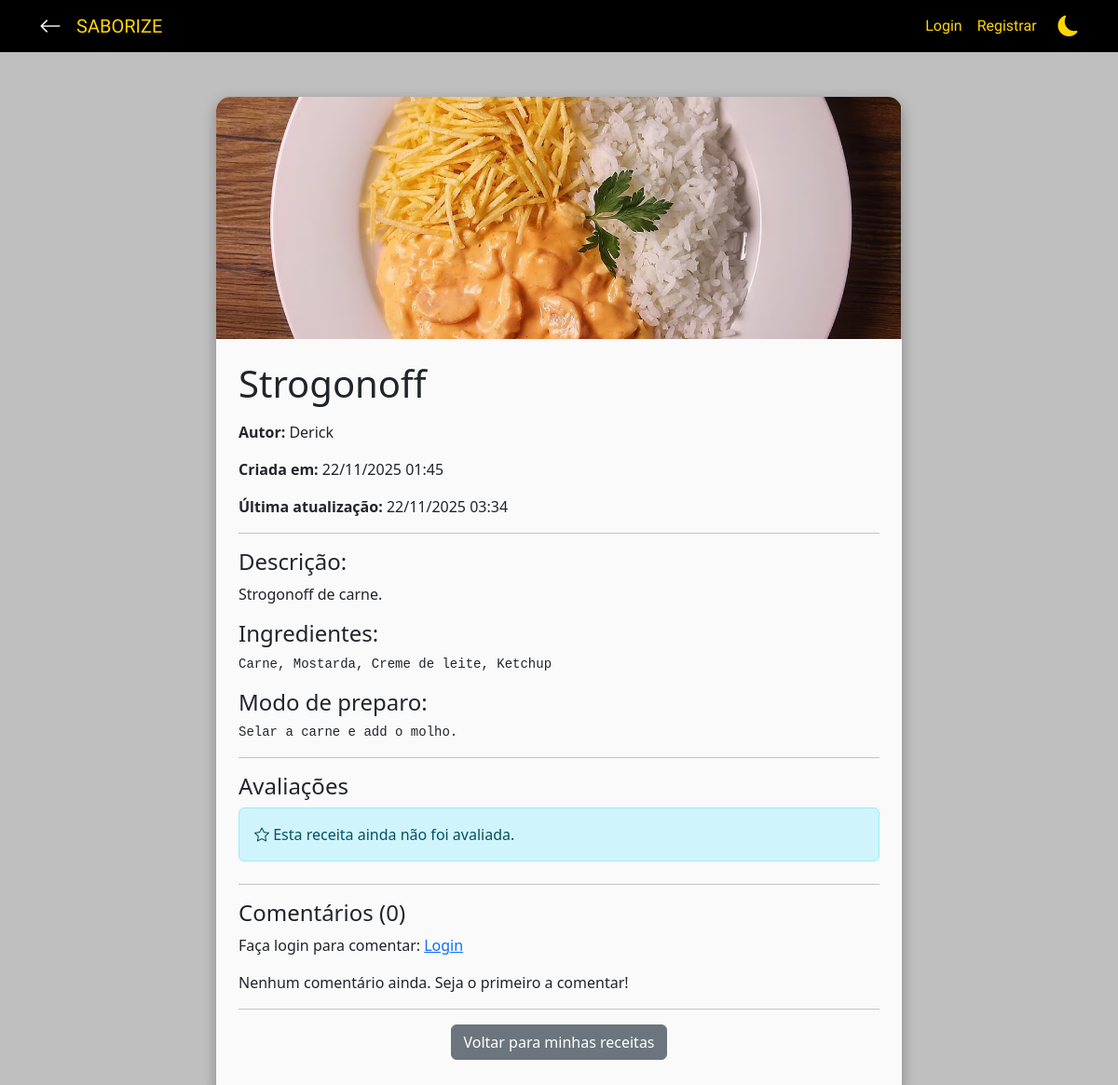
Page /receitas/ver/4/ on the earlier database version.
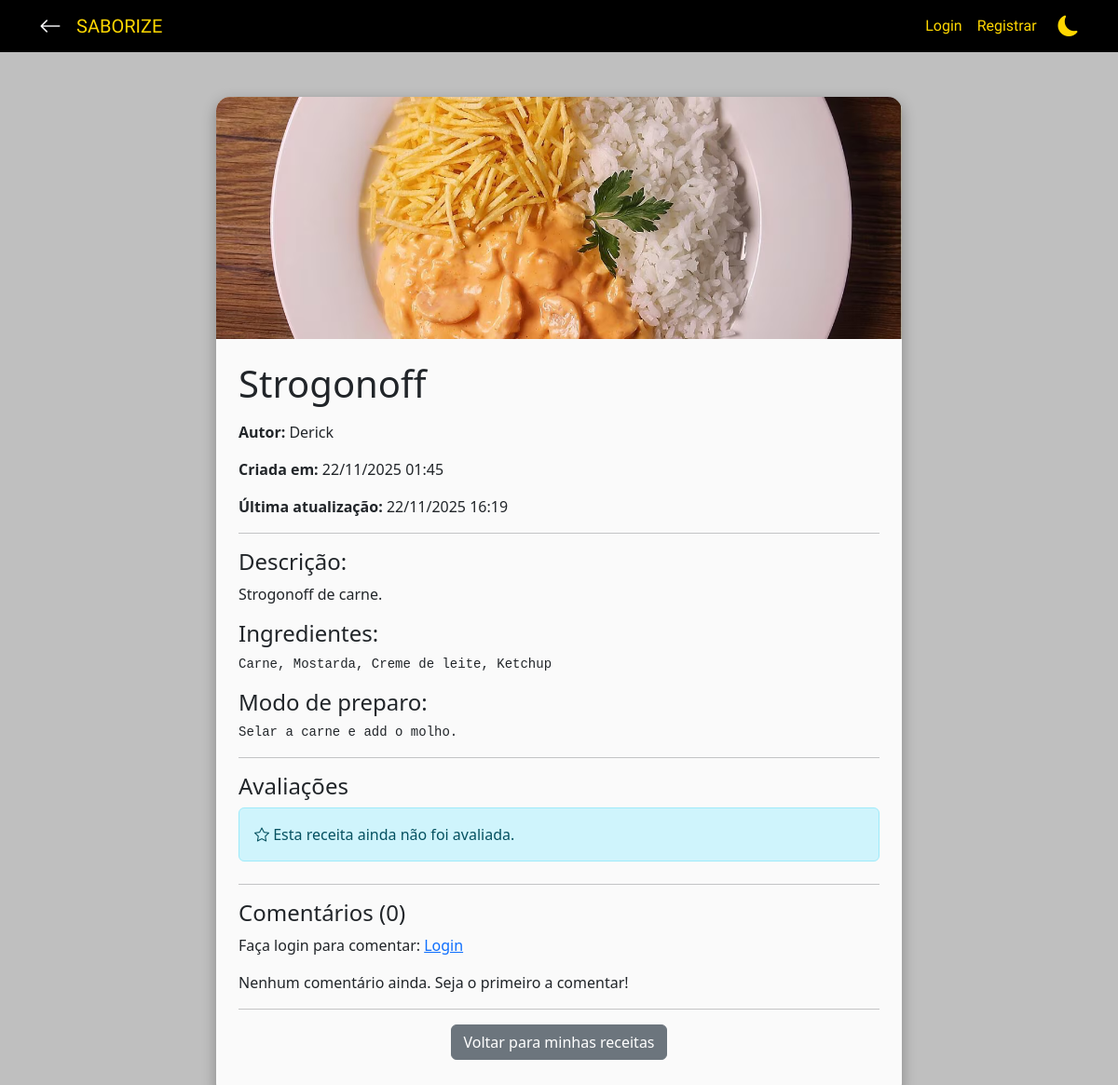
Same page on the later database version.
### receitas/models.py (models this page shows, shortened)
class Receita(models.Model):
    user = models.ForeignKey(User, on_delete=models.CASCADE, related_name='receitas')
    titulo = models.CharField(max_length=150)
    descricao = models.TextField(
        help_text="Descreva a receita em detalhes, incluindo ingredientes e modo de preparo."
    )
    ingredientes = models.TextField(
        help_text="Liste os ingredientes necessários para a receita."
    )
    passos = models.TextField(
        help_text="Descreva os passos para preparar a receita."
    )
    imagem = models.ImageField(
        upload_to='receitas/',
        null=True,
        blank=True,
        help_text="Imagem ilustrativa da receita (opcional)."
    )
    tags = models.ManyToManyField(
        TagsReceita,
        related_name='receitas',
        blank=True
    )
    publica = models.BooleanField(default=True, help_text="Receita visível no feed público")
    criada_em = models.DateTimeField(auto_now_add=True)
    atualizada_em = models.DateTimeField(auto_now=True)
    class Meta:
        ordering = ['-criada_em']
        verbose_name = 'Receita'
        verbose_name_plural = 'Receitas'
    @property
    def total_avaliacoes(self):
        return self.avaliacoes.count()

### autenticacao/models.py (models this page shows, shortened)
class User(AbstractUser):
    bio = models.TextField(max_length=500, blank=True, verbose_name="Biografia")
    foto_perfil = models.ImageField(upload_to='perfil/', default='perfil/default.jpg', blank=True)
    telefone = models.CharField(max_length=20, blank=True)
    data_nascimento = models.DateField(null=True, blank=True)
    cidade = models.CharField(max_length=100, blank=True)
    estado = models.CharField(max_length=50, blank=True)
    tags_favoritas = models.ManyToManyField(
        TagsReceita,
        blank=True,
        related_name='usuarios_favoritos',
        verbose_name="Tipos de receitas favoritas"
    )
    openai_api_key_encrypted = models.TextField(blank=True, null=True, verbose_name="OpenAI API Key (Encrypted)")
    criado_em = models.DateTimeField(auto_now_add=True)
    atualizado_em = models.DateTimeField(auto_now=True)

### receitas/views.py (the view)
# urls.py: path('ver/<int:receita_id>/', views.ver_receita, name='ver_receita'),
def ver_receita(request, receita_id):
    receita = get_object_or_404(Receita.objects.prefetch_related('avaliacoes__usuario', 'comentarios'), id=receita_id)
    comentarios = receita.comentarios.all()
    context = {
        'receita': receita,
        'comentarios': comentarios,
        'total_comentarios': comentarios.count()
    }
    return render(request, 'receitas/receita_simples.html', context)

### receitas/templates/receitas/receita_simples.html (shortened to what the changed rows need)
{% extends 'base.html' %}
{% block content %}
<div class="container mt-5">
    <div class="row justify-content-center">
        <div class="col-md-8">
            <div class="card card-custom p-0">
                {% if receita.imagem %}
                <img src="{{ receita.imagem.url }}"
                     alt="{{ receita.titulo }}"
                     class="img-fluid"
                     style="
                        width: 100%;
                        height: 260px;
                        object-fit: cover;
                        border-top-left-radius: 15px;
                        border-top-right-radius: 15px;
                     ">
                {% endif %}
                <div class="p-4">
                    <div class="d-flex justify-content-between align-items-center mb-3">
                        <h1 class="mb-0">{{ receita.titulo }}</h1>
                    </div>
                    <p><strong>Autor:</strong> {{ receita.user.username }}</p>
                    <p><strong>Criada em:</strong> {{ receita.criada_em|date:"d/m/Y H:i" }}</p>
                    {% if receita.atualizada_em != receita.criada_em %}
                        <p><strong>Última atualização:</strong> {{ receita.atualizada_em|date:"d/m/Y H:i" }}</p>
                    {% endif %}
                    <hr>
                    <h4>Descrição:</h4>
                    <p>{{ receita.descricao }}</p>
                    <h4>Ingredientes:</h4>
                    <pre>{{ receita.ingredientes }}</pre>
                    <h4>Modo de preparo:</h4>
                    <pre>{{ receita.passos }}</pre>
                    <hr>
                    <div class="mb-4">
                        <h4>Avaliações</h4>
                        {% if receita.total_avaliacoes > 0 %}
                            <div class="mb-3">
                                <div class="d-flex align-items-center">
                                    <span class="display-6 me-3">{{ receita.media_avaliacoes }}</span>
                                    <div>
                                        <div class="mb-1">
                                            {% with media_int=receita.media_avaliacoes|floatformat:0 %}
                                                {% for i in "12345" %}
                                                    {% if forloop.counter <= media_int|add:0 %}
                                                        <i class="bi bi-star-fill text-warning fs-5"></i>
                                                    {% else %}
                                                        <i class="bi bi-star text-muted fs-5"></i>
                                                    {% endif %}
                                                {% endfor %}
                                            {% endwith %}
                                        </div>
                                        <small class="text-muted">
                                            Baseado em {{ receita.total_avaliacoes }} avaliação{{ receita.total_avaliacoes|pluralize:"ões" }}
                                        </small>
                                    </div>
                                </div>
                            </div>
                            <div class="mt-3">
                                <h6>Avaliações individuais:</h6>
                                <div class="row">
                                    {% for avaliacao in receita.avaliacoes.all %}
                                        <div class="col-md-6 mb-2">
                                            <div class="card p-2">
                                                <div class="d-flex justify-content-between align-items-center">
                                                    <div>
                                                        <strong>{{ avaliacao.usuario.username }}</strong>
                                                        <div>
                                                            {% for i in "12345" %}
                                                                {% if forloop.counter <= avaliacao.nota %}
                                                                    <i class="bi bi-star-fill text-warning"></i>
                                                                {% else %}
                                                                    <i class="bi bi-star text-muted"></i>
                                                                {% endif %}
                                                            {% endfor %}
                                                            ({{ avaliacao.nota }}/5)
                                                        </div>
                                                    </div>
                                                    <small class="text-muted">{{ avaliacao.criada_em|date:"d/m/Y" }}</small>
                                                </div>
                                            </div>
                                        </div>
                                    {% endfor %}
                                </div>
                            </div>
                        {% else %}
                            <div class="alert alert-info">
                            </div>
                        {% endif %}
                    </div>
                    <hr>
                    <h4>Comentários ({{ total_comentarios }})</h4>
                    {% if user.is_authenticated %}
                        <div class="mb-3 text-center">
                            <a href="{% url 'fazer_comentario' receita.id %}" class="btn btn-custom">Comentar nesta receita</a>
                        </div>
                    {% else %}
                        <p>Faça login para comentar:
                            <a href="{% url 'paginaLogin' %}?next={{ request.get_full_path }}">Login</a>
                        </p>
                    {% endif %}
                    <div>
                        {% for comentario in comentarios %}
                            <div class="card mb-2 p-2">
                                <strong>{{ comentario.usuario.username }}</strong> - {{ comentario.criado_em|date:"d/m/Y H:i" }}
                                {% if comentario.atualizado_em != comentario.criado_em %}
                                    <em>(editado em {{ comentario.atualizado_em|date:"d/m/Y H:i" }})</em>
                                {% endif %}
                                <div class="mt-2">{{ comentario.texto }}</div>
                            </div>
                        {% empty %}
                            <p>Nenhum comentário ainda. Seja o primeiro a comentar!</p>
                        {% endfor %}
                    </div>
                    <hr>
                    <div class="text-center mb-3">
                        <a href="{% url 'listar_receitas' %}" class="btn btn-secondary">
                        </a>
                    </div>
                </div>
            </div>
        </div>
    </div>
</div>
{% endblock content %}

Differences in the rows shown:
changed Receita "Strogonoff": atualizada_em "22/11/2025 03:34" → "22/11/2025 16:19"
